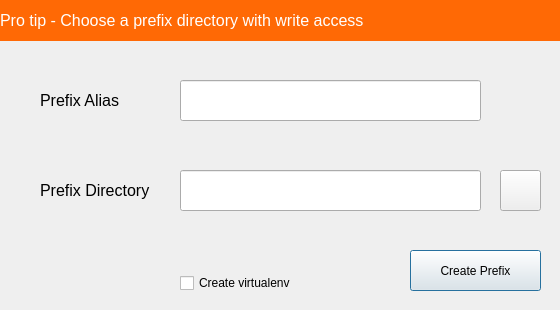
<?xml version="1.0" encoding="UTF-8"?>
<ui version="4.0">
 <class>PrefixConfigDialog</class>
 <widget class="QDialog" name="PrefixConfigDialog">
  <property name="geometry">
   <rect>
    <x>0</x>
    <y>0</y>
    <width>560</width>
    <height>310</height>
   </rect>
  </property>
  <property name="windowTitle">
   <string>Dialog</string>
  </property>
  <widget class="QLabel" name="label_4">
   <property name="enabled">
    <bool>true</bool>
   </property>
   <property name="geometry">
    <rect>
     <x>0</x>
     <y>0</y>
     <width>561</width>
     <height>41</height>
    </rect>
   </property>
   <property name="font">
    <font>
     <pointsize>12</pointsize>
    </font>
   </property>
   <property name="styleSheet">
    <string notr="true">color: rgb(255, 255, 255);
background-color: rgb(255, 105, 5);</string>
   </property>
   <property name="inputMethodHints">
    <set>Qt::ImhNone</set>
   </property>
   <property name="text">
    <string>Pro tip - Choose a prefix directory with write access</string>
   </property>
  </widget>
  <widget class="QLabel" name="label_5">
   <property name="geometry">
    <rect>
     <x>40</x>
     <y>80</y>
     <width>141</width>
     <height>41</height>
    </rect>
   </property>
   <property name="font">
    <font>
     <pointsize>12</pointsize>
    </font>
   </property>
   <property name="text">
    <string>Prefix Alias</string>
   </property>
  </widget>
  <widget class="QLabel" name="label_3">
   <property name="geometry">
    <rect>
     <x>40</x>
     <y>170</y>
     <width>141</width>
     <height>41</height>
    </rect>
   </property>
   <property name="font">
    <font>
     <pointsize>12</pointsize>
    </font>
   </property>
   <property name="text">
    <string>Prefix Directory</string>
   </property>
  </widget>
  <widget class="QCheckBox" name="checkBox">
   <property name="geometry">
    <rect>
     <x>180</x>
     <y>270</y>
     <width>141</width>
     <height>26</height>
    </rect>
   </property>
   <property name="text">
    <string>Create virtualenv</string>
   </property>
  </widget>
  <widget class="QPushButton" name="pushButton">
   <property name="geometry">
    <rect>
     <x>410</x>
     <y>250</y>
     <width>131</width>
     <height>41</height>
    </rect>
   </property>
   <property name="text">
    <string>Create Prefix</string>
   </property>
  </widget>
  <widget class="QPushButton" name="pushButton_2">
   <property name="geometry">
    <rect>
     <x>500</x>
     <y>170</y>
     <width>41</width>
     <height>41</height>
    </rect>
   </property>
   <property name="text">
    <string/>
   </property>
   <property name="icon">
    <iconset theme="document-open">
     <normaloff>../../../.designer/backup</normaloff>../../../.designer/backup</iconset>
   </property>
   <property name="iconSize">
    <size>
     <width>28</width>
     <height>28</height>
    </size>
   </property>
   <property name="autoDefault">
    <bool>true</bool>
   </property>
   <property name="default">
    <bool>false</bool>
   </property>
   <property name="flat">
    <bool>false</bool>
   </property>
  </widget>
  <widget class="QLineEdit" name="lineEdit_2">
   <property name="geometry">
    <rect>
     <x>180</x>
     <y>170</y>
     <width>301</width>
     <height>41</height>
    </rect>
   </property>
   <property name="text">
    <string/>
   </property>
   <property name="clearButtonEnabled">
    <bool>true</bool>
   </property>
  </widget>
  <widget class="QLineEdit" name="lineEdit">
   <property name="geometry">
    <rect>
     <x>180</x>
     <y>80</y>
     <width>301</width>
     <height>41</height>
    </rect>
   </property>
   <property name="clearButtonEnabled">
    <bool>true</bool>
   </property>
  </widget>
 </widget>
 <resources/>
 <connections/>
</ui>
